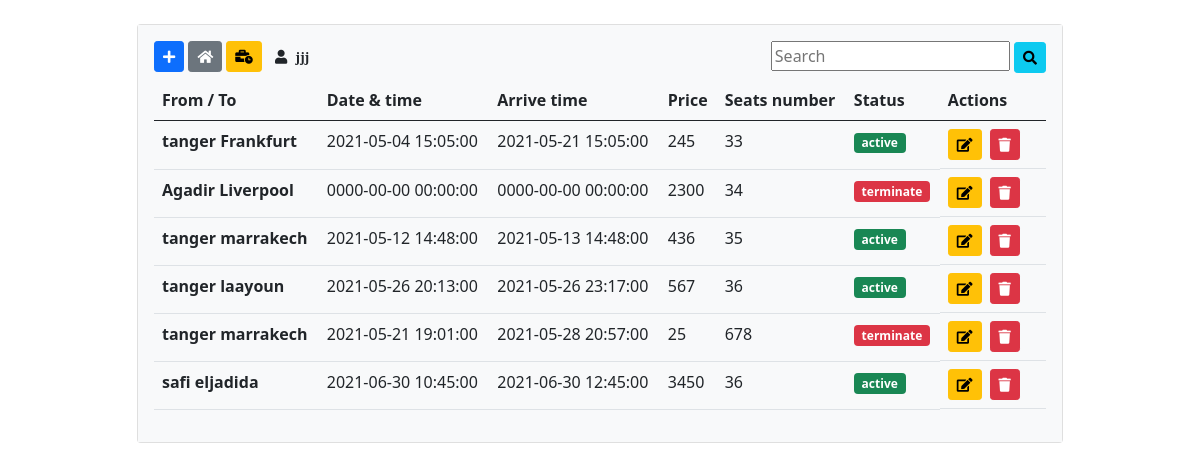
Screenshot of /home (signed in) with the database file from the repository.
### tables this page shows
CREATE TABLE `flights` (
  `id` int(11) NOT NULL,
  `fro_m` varchar(200) NOT NULL,
  `city_to` varchar(200) NOT NULL,
  `date_time` datetime NOT NULL,
  `arrive_time` datetime NOT NULL,
  `price` int(11) NOT NULL,
  `seats_number` int(11) NOT NULL,
  `status` int(11) NOT NULL
);

### controllers/HomeController.php (called while the page is built)
<?php
class HomeController{
	public function index($page){
		include('views/'.$page.'.php');
	}
}
?>

### database/DB.php (called while the page is built)
<?php
class DB{
    static public function connect(){
        $db = new PDO("mysql:host=localhost;dbname=flights","root","");
        $db->exec("set names utf8");
        $db->setAttribute(PDO::ATTR_ERRMODE,PDO::ERRMODE_EXCEPTION);
        return $db;
    }
}
?>

### models/Flights.php (called while the page is built, shortened)
<?php
class Flight{
    static public function getAll(){
        $stmt = DB::connect()->prepare('SELECT * FROM flights');
        $stmt->execute();
        return $stmt->fetchAll();
    }
}

### controllers/FlightsController.php (called while the page is built, shortened)
 <?php
class FlightsController{
    public function getAllFlights(){
        $flights = Flight::getAll();
        return $flights ;
    }
}
?>

### views/home.php (the view, shortened to what this page needs)
<?php
    if(isset($_POST['find'])){
        $data = new FlightsController();
        $flights = $data->findFlight();
    }else{
        $data = new FlightsController();
        $flights = $data->getAllFlights();
    }
?>
<div class="container">
    <div class="row my-4">
        <div class="col-md-10 mx-auto">
            <div class="card">
                <div class="card-body bg-light">
                    <form method="POST" action="" class="float-right d-flex flex-row justify-content-between">
                         <div>
                         <a title="Add flight" href="<?php echo BASE_URL?>add" class="btn btn-primary mr-2 btn-sm mb-2">
                        <i class="fas fa-plus"></i>
                        </a>
                        <a href="<?php echo BASE_URL?>" class="btn btn-secondary btn-sm mb-2 mr-2 ">
                        <i class="fas fa-home "></i>
                        </a>
                        <a href="<?php echo BASE_URL?>showflights" class="btn btn-warning btn-sm mb-2 mr-2 ">
                        <i class="fas fa-business-time"></i>
                        </a>
                        <a href="<?php echo BASE_URL?>logout" title="Logout" class="btn link btn-sm mb-2 mr-2 ">
                        <i class="fas fa-user "><span class="p-2"><?php echo $_SESSION['username'];?></span></i>
                        </a>
                         </div>
                        <div class="ml-auto">
                             <input type="text" name="search" placeholder="Search">
                        <button class="btn btn-info btn-sm " name="find" type="submit">
                            <i class="fas fa-search"></i>
                        </button>
                        </div>
                    </form>
                    <table class="table table-hover">
                        <thead>
                            <tr>
                            <th scope="col">From / To</th>
                            <th scope="col">Date & time</th>
                            <th scope="col">Arrive time</th>
                            <th scope="col">Price</th>
                            <th scope="col">Seats number</th>
                            <th scope="col">Status</th>
                            <th scope="col">Actions</th>
                            </tr>
                        </thead>
                        <tbody>
                            <?php foreach ($flights as $flight):?>
                                <tr>
                                <th scope="row"><?php echo $flight['fro_m'].' '.$flight['city_to'] ?></th>
                                <td><?php echo $flight['date_time']?></td>
                                <td><?php echo $flight['arrive_time']?></td>
                                <td><?php echo $flight['price']?></td>
                                <td><?php echo $flight['seats_number']?></td>
                                <td>
                                    <?php echo $flight['status']
                                        ?'<span class="badge bg-success">active</span>'
                                        :
                                        '<span class="badge bg-danger">terminate</span>';
                                ;?></td>
                                <td class="d-flex flex-row">
                                    <form method="POST" class="me-2" action="update">
                                        <button class="btn btn-sm btn-warning"><i class="fa fa-edit"></i></button>
                                    </form>
                                    <form method="POST" class="me-3" action="delete">
                                        <button class="btn btn-sm btn-danger"><i class="fa fa-trash"></i></button>
                                    </form>
                                </td>
                                </tr>
                            <?php endforeach;?>
                        </tbody>
                    </table>
                </div>
            </div>
        </div>
    </div>
</div>

### views/includes/header.php (shortened to what this page needs)
<!DOCTYPE html>
<html lang="en">
<head>
    <link href="https://cdn.jsdelivr.net/npm/bootstrap@5.0.1/dist/css/bootstrap.min.css" rel="stylesheet">
    <link rel="stylesheet" href="https://cdnjs.cloudflare.com/ajax/libs/font-awesome/5.15.3/css/all.min.css">
</head>
<body>

### index.php (shortened to what this page needs)
<?php
 require_once './controllers/HomeController.php';
 require_once './controllers/FlightsController.php';
 require_once 'models/Flights.php';
 require_once 'database/DB.php';
 require_once './views/includes/header.php';
$home = new HomeController();
$pages = ['login','homeuser','home','add','update','delete','logout','showflights'];
    if(isset($_SESSION['logged']) && $_SESSION['logged'] === true){
        if(isset($_GET['page'])){
            if(in_array($_GET['page'],$pages)){
                $page= $_GET['page'];
                $home->index($page);
            }else{
                include('views/includes/404.php');
            }
        }else{
            $home->index('home');
        }
  require_once './views/includes/footer.php';
}else if(isset($_GET['page']) && $_GET['page'] === 'register'){
    $home->index('register');
}else{
    $home->index('login');
}
?>

### views/includes/footer.php (shortened to what this page needs)
</body>
</html>

### rows the page displays
flights: fro_m "tanger", city_to "Frankfurt", date_time "2021-05-04 15:05:00", arrive_time "2021-05-21 15:05:00", price "245", seats_number "33", status "active"
flights: fro_m "Agadir", city_to "Liverpool", date_time "0000-00-00 00:00:00", arrive_time "0000-00-00 00:00:00", price "2300", seats_number "34", status "terminate"
flights: fro_m "tanger", city_to "marrakech", date_time "2021-05-12 14:48:00", arrive_time "2021-05-13 14:48:00", price "436", seats_number "35", status "active"
flights: fro_m "tanger", city_to "laayoun", date_time "2021-05-26 20:13:00", arrive_time "2021-05-26 23:17:00", price "567", seats_number "36", status "active"
flights: fro_m "tanger", city_to "marrakech", date_time "2021-05-21 19:01:00", arrive_time "2021-05-28 20:57:00", price "25", seats_number "678", status "terminate"
flights: fro_m "safi", city_to "eljadida", date_time "2021-06-30 10:45:00", arrive_time "2021-06-30 12:45:00", price "3450", seats_number "36", status "active"

### other values shown
$_SESSION['username'] "jjj"
